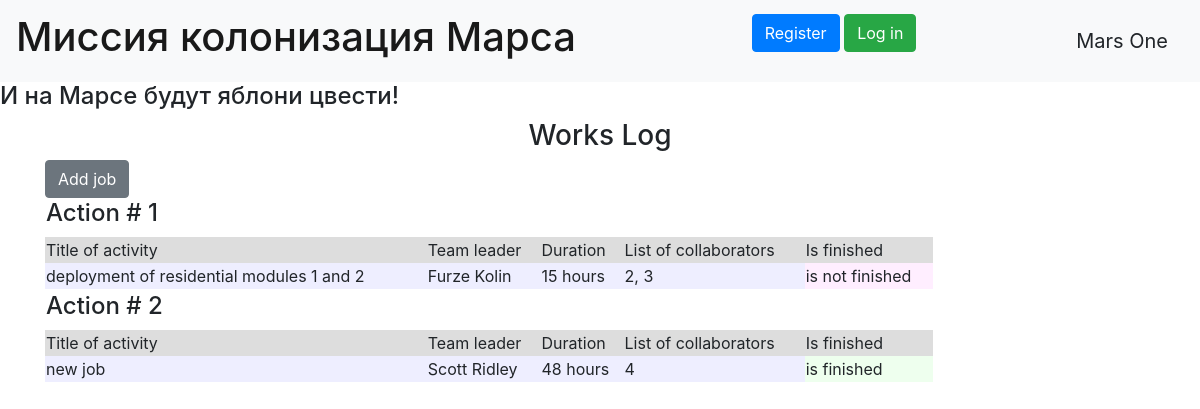
Before: / with the older database file.
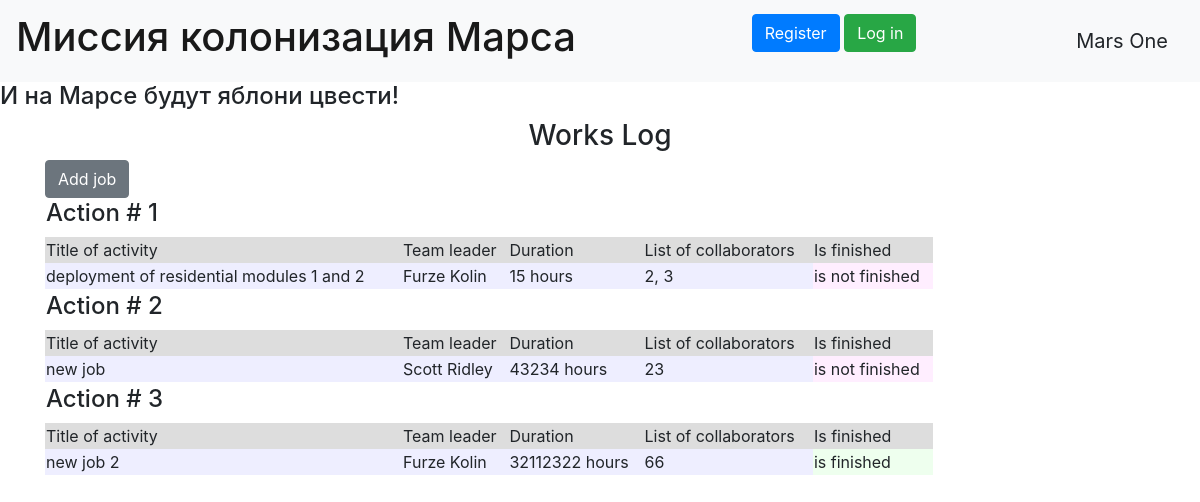
After: the same page with the newer database file.
### data/__all_models.py (models this page shows, shortened)
class Jobs(SqlAlchemyBase):
    __tablename__ = 'jobs'
    id = sqlalchemy.Column(sqlalchemy.Integer, primary_key=True, autoincrement=True)
    team_leader = sqlalchemy.Column(sqlalchemy.Integer, sqlalchemy.ForeignKey("users.id"))
    job = sqlalchemy.Column(sqlalchemy.String, nullable=True)
    work_size = sqlalchemy.Column(sqlalchemy.Integer)
    collaborators = sqlalchemy.Column(sqlalchemy.String, nullable=True)
    start_date = sqlalchemy.Column(sqlalchemy.DateTime, default=dt.datetime.now)
    end_date = sqlalchemy.Column(sqlalchemy.DateTime, default=dt.datetime.now)
    is_finished = sqlalchemy.Column(sqlalchemy.Boolean)
    user = orm.relationship('User')

class User(SqlAlchemyBase, UserMixin):
    __tablename__ = 'users'
    id = sqlalchemy.Column(sqlalchemy.Integer,
                           primary_key=True, autoincrement=True)
    surname = sqlalchemy.Column(sqlalchemy.String, nullable=True)
    name = sqlalchemy.Column(sqlalchemy.String, nullable=True)
    age = sqlalchemy.Column(sqlalchemy.Integer)
    position = sqlalchemy.Column(sqlalchemy.String, nullable=True)
    speciality = sqlalchemy.Column(sqlalchemy.String, nullable=True)
    address = sqlalchemy.Column(sqlalchemy.String, nullable=True)
    email = sqlalchemy.Column(sqlalchemy.String, unique=True, nullable=True)
    hashed_password = sqlalchemy.Column(sqlalchemy.String, nullable=True)
    modified_date = sqlalchemy.Column(sqlalchemy.DateTime, default=dt.datetime.now)

### main.py (the view)
@app.route('/')
def works():
    db_sess = db_session.create_session()
    works = db_sess.query(Jobs)
    return render_template('works.html', works=works, current_user=current_user)

### data/db_session.py (called while the page is built)
def create_session() -> Session:
    global __factory
    return __factory()

### templates/works.html (shortened to what this page needs)
{% extends "base.html" %}
{% block content %}
<h3 align="center">Works Log</h3>
<a type="button" class="btn btn-secondary" href="/addjob">Add job</a>
<table border="0" width="80%">
    {% for work in works %}
        <tr>
            <td colspan="5"><h4>Action # {{loop.index}}</h4></td>
        </tr>
        <tr bgcolor="#dddddd">
            <td>Title of activity</td>
            <td>Team leader</td>
            <td>Duration</td>
            <td>List of collaborators</td>
            <td>Is finished</td>
        </tr>
        <tr bgcolor="#eeeeff">
            <td>{{work.job}}</td>
            <td>{{work.user.surname}} {{work.user.name}}</td>
            <td>{{work.work_size}} hours</td>
            <td>{{work.collaborators}}</td>
            {% if work.is_finished %}
                <td bgcolor="#eeffee">is finished</td>
            {% else %}
                <td bgcolor="#ffeeff">is not finished</td>
            {% endif %}
        </tr>
        <tr>
            <td colspan="5">
            </td>
        </tr>
    {% endfor %}
</table>
{% endblock %}

### templates/base.html (shortened to what this page needs)
<!doctype html>
<html>
<head>
    <link href="https://maxcdn.bootstrapcdn.com/bootstrap/4.1.0/css/bootstrap.min.css" rel="stylesheet"/>
</head>
<body>
<header>
    <nav class="navbar navbar-light bg-light">
        <a class="navbar-brand" href="/"><h1>Миссия колонизация Марса</h1></a>
        {% if current_user.is_authenticated %}
            <a class="navbar-brand" href="/logout">{{ current_user.surname }} {{ current_user.name }}</a>
        {% else %}
            <p>
                <a class="btn btn-primary " href="/register">Register</a>
                <a class="btn btn-success" href="/login">Log in</a>
            </p>
        {% endif %}
        <a class="navbar-brand">Mars One</a>
    </nav>
</header>
<h4>И на Марсе будут яблони цвести!</h4>
<main role="main" class="container">
    {% block content %}{% endblock %}
</main>
</body>
</html>

Changed rows visible on the page:
changed Jobs "new job": work_size "48" → "43234"; collaborators "4" → "23"; is_finished "is finished" → "is not finished"
added Jobs: job "new job 2", user.surname "Furze", user.name "Kolin", work_size "32112322", collaborators "66", is_finished "is finished"
